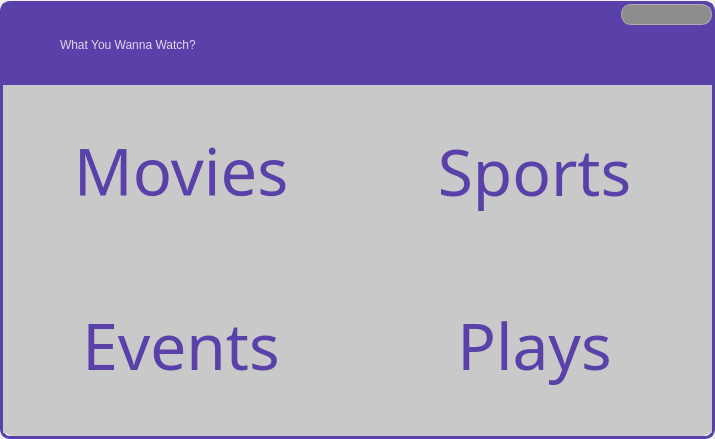
<?xml version="1.0" encoding="UTF-8"?>
<ui version="4.0">
 <class>BookIt</class>
 <widget class="QMainWindow" name="BookIt">
  <property name="geometry">
   <rect>
    <x>0</x>
    <y>0</y>
    <width>715</width>
    <height>439</height>
   </rect>
  </property>
  <property name="sizeIncrement">
   <size>
    <width>5</width>
    <height>5</height>
   </size>
  </property>
  <property name="windowTitle">
   <string>BookIt</string>
  </property>
  <property name="windowIcon">
   <iconset>
    <normaloff>img/icons/Untitled-2.png</normaloff>img/icons/Untitled-2.png</iconset>
  </property>
  <property name="windowOpacity">
   <double>1.000000000000000</double>
  </property>
  <widget class="QWidget" name="centralWidget">
   <property name="styleSheet">
    <string notr="true"/>
   </property>
   <layout class="QGridLayout" name="gridLayout">
    <property name="leftMargin">
     <number>0</number>
    </property>
    <property name="topMargin">
     <number>1</number>
    </property>
    <property name="rightMargin">
     <number>0</number>
    </property>
    <property name="bottomMargin">
     <number>0</number>
    </property>
    <item row="0" column="0">
     <widget class="QWidget" name="widget" native="true">
      <property name="styleSheet">
       <string notr="true">#widget{
	border:3px solid rgb(89, 65, 169);
border-radius:10px;
	background-color: rgb(255, 255, 255);
}</string>
      </property>
      <layout class="QVBoxLayout" name="verticalLayout">
       <property name="spacing">
        <number>0</number>
       </property>
       <property name="leftMargin">
        <number>3</number>
       </property>
       <property name="topMargin">
        <number>3</number>
       </property>
       <property name="rightMargin">
        <number>3</number>
       </property>
       <property name="bottomMargin">
        <number>3</number>
       </property>
       <item>
        <widget class="QWidget" name="header" native="true">
         <property name="maximumSize">
          <size>
           <width>16777215</width>
           <height>81</height>
          </size>
         </property>
         <property name="styleSheet">
          <string notr="true">#Header{
	border--radius:10px;
}
QWidget{
background-color: rgb(89, 65, 169);
color: rgb(229, 212, 237);
}
</string>
         </property>
         <layout class="QGridLayout" name="gridLayout_2">
          <property name="leftMargin">
           <number>0</number>
          </property>
          <property name="topMargin">
           <number>0</number>
          </property>
          <property name="rightMargin">
           <number>0</number>
          </property>
          <property name="bottomMargin">
           <number>0</number>
          </property>
          <item row="0" column="1">
           <widget class="QWidget" name="widget_4" native="true">
            <layout class="QGridLayout" name="gridLayout_4">
             <property name="leftMargin">
              <number>0</number>
             </property>
             <property name="topMargin">
              <number>0</number>
             </property>
             <property name="rightMargin">
              <number>0</number>
             </property>
             <property name="bottomMargin">
              <number>0</number>
             </property>
             <property name="spacing">
              <number>0</number>
             </property>
             <item row="0" column="0">
              <widget class="QLabel" name="logo">
               <property name="font">
                <font>
                 <family>Tw Cen MT</family>
                 <pointsize>36</pointsize>
                 <weight>75</weight>
                 <bold>true</bold>
                </font>
               </property>
               <property name="styleSheet">
                <string notr="true">image: url(:/img/icons/Untitled-2.png);</string>
               </property>
               <property name="frameShape">
                <enum>QFrame::NoFrame</enum>
               </property>
               <property name="lineWidth">
                <number>1</number>
               </property>
               <property name="text">
                <string/>
               </property>
               <property name="scaledContents">
                <bool>false</bool>
               </property>
               <property name="alignment">
                <set>Qt::AlignCenter</set>
               </property>
               <property name="margin">
                <number>1</number>
               </property>
              </widget>
             </item>
            </layout>
           </widget>
          </item>
          <item row="0" column="0">
           <widget class="QWidget" name="left_header" native="true">
            <layout class="QHBoxLayout" name="horizontalLayout_2">
             <item>
              <layout class="QHBoxLayout" name="horizontalLayout">
               <item>
                <widget class="QPushButton" name="backBtn">
                 <property name="sizePolicy">
                  <sizepolicy hsizetype="Fixed" vsizetype="Fixed">
                   <horstretch>0</horstretch>
                   <verstretch>0</verstretch>
                  </sizepolicy>
                 </property>
                 <property name="layoutDirection">
                  <enum>Qt::LeftToRight</enum>
                 </property>
                 <property name="text">
                  <string/>
                 </property>
                 <property name="icon">
                  <iconset resource="resources.qrc">
                   <normaloff>:/img/icons/Previous_2-512.png</normaloff>:/img/icons/Previous_2-512.png</iconset>
                 </property>
                 <property name="iconSize">
                  <size>
                   <width>30</width>
                   <height>30</height>
                  </size>
                 </property>
                 <property name="shortcut">
                  <string>Backspace</string>
                 </property>
                 <property name="autoExclusive">
                  <bool>false</bool>
                 </property>
                 <property name="default">
                  <bool>false</bool>
                 </property>
                 <property name="flat">
                  <bool>true</bool>
                 </property>
                </widget>
               </item>
               <item>
                <widget class="QLabel" name="whatondispay">
                 <property name="text">
                  <string>What You Wanna Watch?</string>
                 </property>
                 <property name="alignment">
                  <set>Qt::AlignLeading|Qt::AlignLeft|Qt::AlignVCenter</set>
                 </property>
                </widget>
               </item>
              </layout>
             </item>
            </layout>
           </widget>
          </item>
          <item row="0" column="2">
           <widget class="QWidget" name="widget_2" native="true">
            <property name="layoutDirection">
             <enum>Qt::RightToLeft</enum>
            </property>
            <layout class="QVBoxLayout" name="verticalLayout_2" stretch="0,1">
             <property name="spacing">
              <number>0</number>
             </property>
             <property name="leftMargin">
              <number>0</number>
             </property>
             <property name="topMargin">
              <number>0</number>
             </property>
             <property name="rightMargin">
              <number>0</number>
             </property>
             <property name="bottomMargin">
              <number>0</number>
             </property>
             <item>
              <widget class="QWidget" name="widget_5" native="true">
               <layout class="QVBoxLayout" name="verticalLayout_4">
                <property name="spacing">
                 <number>0</number>
                </property>
                <property name="leftMargin">
                 <number>0</number>
                </property>
                <property name="topMargin">
                 <number>0</number>
                </property>
                <property name="rightMargin">
                 <number>0</number>
                </property>
                <property name="bottomMargin">
                 <number>0</number>
                </property>
                <item>
                 <widget class="QWidget" name="widget_9" native="true">
                  <property name="maximumSize">
                   <size>
                    <width>91</width>
                    <height>21</height>
                   </size>
                  </property>
                  <property name="styleSheet">
                   <string notr="true">#widget_9{
background-color: rgb(141, 141, 141);
border:1px solid #adadad;
border-radius:10px;
}
</string>
                  </property>
                  <layout class="QHBoxLayout" name="horizontalLayout_4">
                   <property name="spacing">
                    <number>0</number>
                   </property>
                   <property name="leftMargin">
                    <number>0</number>
                   </property>
                   <property name="topMargin">
                    <number>0</number>
                   </property>
                   <property name="rightMargin">
                    <number>0</number>
                   </property>
                   <property name="bottomMargin">
                    <number>0</number>
                   </property>
                   <item>
                    <widget class="QPushButton" name="close">
                     <property name="text">
                      <string/>
                     </property>
                     <property name="icon">
                      <iconset resource="resources.qrc">
                       <normaloff>:/img/icons/icons_exit2-512.png</normaloff>:/img/icons/icons_exit2-512.png</iconset>
                     </property>
                     <property name="iconSize">
                      <size>
                       <width>18</width>
                       <height>18</height>
                      </size>
                     </property>
                     <property name="flat">
                      <bool>true</bool>
                     </property>
                    </widget>
                   </item>
                   <item>
                    <widget class="QPushButton" name="maximize">
                     <property name="text">
                      <string/>
                     </property>
                     <property name="icon">
                      <iconset resource="resources.qrc">
                       <normaloff>:/img/icons/expand_4-512.png</normaloff>:/img/icons/expand_4-512.png</iconset>
                     </property>
                     <property name="iconSize">
                      <size>
                       <width>18</width>
                       <height>18</height>
                      </size>
                     </property>
                     <property name="flat">
                      <bool>true</bool>
                     </property>
                    </widget>
                   </item>
                   <item>
                    <widget class="QPushButton" name="minimize">
                     <property name="font">
                      <font>
                       <pointsize>8</pointsize>
                      </font>
                     </property>
                     <property name="text">
                      <string/>
                     </property>
                     <property name="icon">
                      <iconset resource="resources.qrc">
                       <normaloff>:/img/icons/004-Minus-512.png</normaloff>:/img/icons/004-Minus-512.png</iconset>
                     </property>
                     <property name="iconSize">
                      <size>
                       <width>18</width>
                       <height>18</height>
                      </size>
                     </property>
                     <property name="flat">
                      <bool>true</bool>
                     </property>
                    </widget>
                   </item>
                  </layout>
                 </widget>
                </item>
               </layout>
              </widget>
             </item>
             <item>
              <widget class="QWidget" name="widget_3" native="true">
               <property name="layoutDirection">
                <enum>Qt::RightToLeft</enum>
               </property>
               <layout class="QVBoxLayout" name="verticalLayout_3">
                <item>
                 <widget class="QPushButton" name="pushButton">
                  <property name="sizePolicy">
                   <sizepolicy hsizetype="Fixed" vsizetype="Fixed">
                    <horstretch>0</horstretch>
                    <verstretch>0</verstretch>
                   </sizepolicy>
                  </property>
                  <property name="cursor">
                   <cursorShape>PointingHandCursor</cursorShape>
                  </property>
                  <property name="text">
                   <string/>
                  </property>
                  <property name="icon">
                   <iconset resource="resources.qrc">
                    <normaloff>:/img/icons/information-button.png</normaloff>:/img/icons/information-button.png</iconset>
                  </property>
                  <property name="iconSize">
                   <size>
                    <width>24</width>
                    <height>24</height>
                   </size>
                  </property>
                  <property name="flat">
                   <bool>true</bool>
                  </property>
                 </widget>
                </item>
               </layout>
              </widget>
             </item>
            </layout>
           </widget>
          </item>
         </layout>
        </widget>
       </item>
       <item>
        <widget class="QWidget" name="body" native="true">
         <property name="mouseTracking">
          <bool>true</bool>
         </property>
         <property name="styleSheet">
          <string notr="true">#body{
	border-radius:10px;
}
QWidget{
background-color: rgb(201, 201, 201);
color: rgb(89, 65, 169);
}
</string>
         </property>
         <layout class="QGridLayout" name="body_Layout">
          <property name="sizeConstraint">
           <enum>QLayout::SetNoConstraint</enum>
          </property>
          <property name="leftMargin">
           <number>0</number>
          </property>
          <property name="topMargin">
           <number>0</number>
          </property>
          <property name="rightMargin">
           <number>0</number>
          </property>
          <property name="bottomMargin">
           <number>3</number>
          </property>
          <item row="0" column="0">
           <widget class="QWidget" name="menu" native="true">
            <layout class="QGridLayout" name="Menu_layout">
             <property name="topMargin">
              <number>8</number>
             </property>
             <property name="spacing">
              <number>20</number>
             </property>
             <item row="0" column="1">
              <widget class="QLabel" name="Sports">
               <property name="font">
                <font>
                 <family>Algerian</family>
                 <pointsize>48</pointsize>
                 <weight>50</weight>
                 <bold>false</bold>
                </font>
               </property>
               <property name="cursor">
                <cursorShape>PointingHandCursor</cursorShape>
               </property>
               <property name="mouseTracking">
                <bool>true</bool>
               </property>
               <property name="styleSheet">
                <string notr="true"/>
               </property>
               <property name="frameShape">
                <enum>QFrame::NoFrame</enum>
               </property>
               <property name="frameShadow">
                <enum>QFrame::Raised</enum>
               </property>
               <property name="text">
                <string>Sports</string>
               </property>
               <property name="textFormat">
                <enum>Qt::PlainText</enum>
               </property>
               <property name="alignment">
                <set>Qt::AlignCenter</set>
               </property>
              </widget>
             </item>
             <item row="1" column="1">
              <widget class="QLabel" name="Plays">
               <property name="font">
                <font>
                 <family>Algerian</family>
                 <pointsize>48</pointsize>
                 <weight>50</weight>
                 <bold>false</bold>
                </font>
               </property>
               <property name="cursor">
                <cursorShape>PointingHandCursor</cursorShape>
               </property>
               <property name="mouseTracking">
                <bool>true</bool>
               </property>
               <property name="frameShape">
                <enum>QFrame::NoFrame</enum>
               </property>
               <property name="frameShadow">
                <enum>QFrame::Raised</enum>
               </property>
               <property name="text">
                <string>Plays</string>
               </property>
               <property name="textFormat">
                <enum>Qt::PlainText</enum>
               </property>
               <property name="alignment">
                <set>Qt::AlignCenter</set>
               </property>
              </widget>
             </item>
             <item row="0" column="0">
              <widget class="QLabel" name="Movies">
               <property name="font">
                <font>
                 <family>Algerian</family>
                 <pointsize>49</pointsize>
                 <weight>50</weight>
                 <bold>false</bold>
                </font>
               </property>
               <property name="cursor">
                <cursorShape>PointingHandCursor</cursorShape>
               </property>
               <property name="mouseTracking">
                <bool>true</bool>
               </property>
               <property name="styleSheet">
                <string notr="true"/>
               </property>
               <property name="frameShape">
                <enum>QFrame::NoFrame</enum>
               </property>
               <property name="frameShadow">
                <enum>QFrame::Raised</enum>
               </property>
               <property name="text">
                <string>Movies</string>
               </property>
               <property name="textFormat">
                <enum>Qt::PlainText</enum>
               </property>
               <property name="scaledContents">
                <bool>true</bool>
               </property>
               <property name="alignment">
                <set>Qt::AlignCenter</set>
               </property>
               <property name="indent">
                <number>0</number>
               </property>
              </widget>
             </item>
             <item row="1" column="0">
              <widget class="QLabel" name="Events">
               <property name="font">
                <font>
                 <family>Algerian</family>
                 <pointsize>48</pointsize>
                 <weight>50</weight>
                 <bold>false</bold>
                </font>
               </property>
               <property name="cursor">
                <cursorShape>PointingHandCursor</cursorShape>
               </property>
               <property name="mouseTracking">
                <bool>true</bool>
               </property>
               <property name="frameShape">
                <enum>QFrame::NoFrame</enum>
               </property>
               <property name="frameShadow">
                <enum>QFrame::Raised</enum>
               </property>
               <property name="text">
                <string>Events</string>
               </property>
               <property name="textFormat">
                <enum>Qt::PlainText</enum>
               </property>
               <property name="alignment">
                <set>Qt::AlignCenter</set>
               </property>
              </widget>
             </item>
            </layout>
           </widget>
          </item>
         </layout>
        </widget>
       </item>
      </layout>
     </widget>
    </item>
   </layout>
  </widget>
 </widget>
 <layoutdefault spacing="6" margin="11"/>
 <resources>
  <include location="resources.qrc"/>
 </resources>
 <connections/>
</ui>
